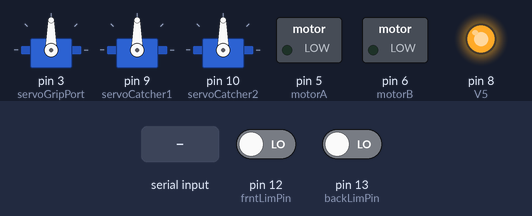
Bench run of a sketch on a simulated Arduino Uno, built with avr-gcc and run on an emulated ATmega328P. Shown: 3 × servo, switched loads named in the sketch (green lamp = pin HIGH), output pins drawn as LEDs (lit = HIGH). The test bench sets the inputs (shaded band); at power-on: pin 12 (frntLimPin) LOW, pin 13 (backLimPin) LOW. What the sketch prints to the serial monitor is not drawn.

Above: at 1.2 s.
1.3 s: "RELEASE" received over Serial
At 3.2 s:
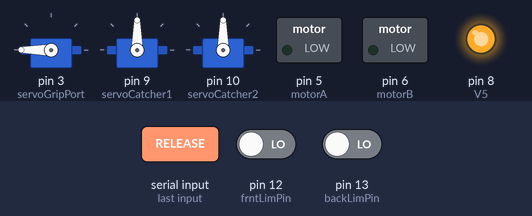
3.8 s: "CUT" received over Serial
At 5.2 s:
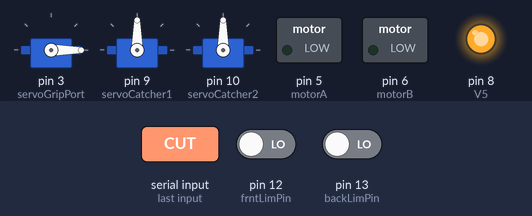
6.3 s: "FORWARD" received over Serial
At 8.2 s:
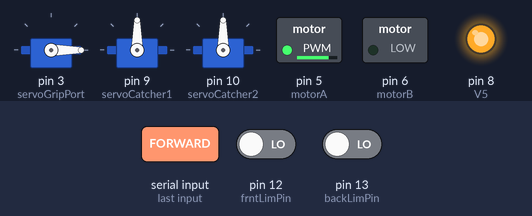
8.7 s: "BACKWARD" received over Serial
At 10.1 s:
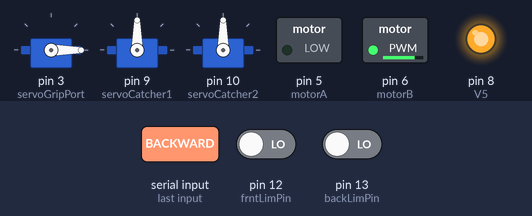
11.2 s: "OPEN" received over Serial
At 13.2 s:
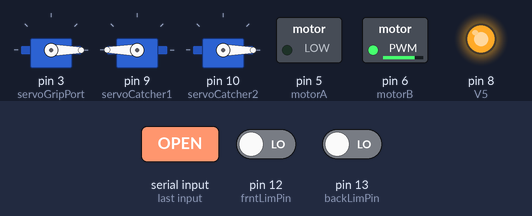
13.7 s: "STOP" received over Serial
At 15.1 s:
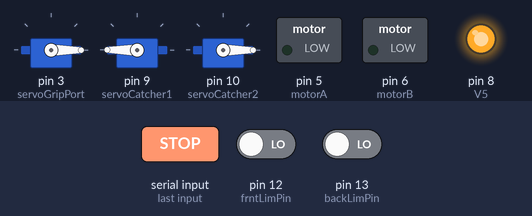
Timing chart, 0 to 16.7 s (numbered marks = the images above; inputs shaded):
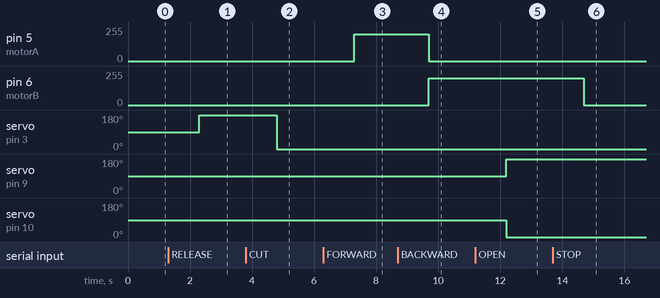

The sketch:

gripServo.ino
```cpp
#include <Servo.h>
Servo grip, catcher1,catcher2;
int servoGripPort = 3;
int servoCatcher1 = 9;
int servoCatcher2 = 10;
int motorA = 5;
int motorB = 6;
int V5 = 8; //5v replacement
int frntLimPin = 12;
int backLimPin = 13;
int angle = 0;
int motorPower = 200;
bool FW = false;
bool BW = false;

String cmd = "";

void setup() {
  pinMode(motorA,OUTPUT);
  pinMode(motorB,OUTPUT);
  pinMode(frntLimPin,INPUT);
  pinMode(backLimPin,INPUT);
  pinMode(V5,OUTPUT);
  digitalWrite(V5,HIGH);
  analogWrite(motorA,0);
  analogWrite(motorB,0);
  Serial.begin(115200);
  grip.attach(servoGripPort);
  catcher1.attach(servoCatcher1);
  catcher2.attach(servoCatcher2);
  Serial.print("SETUP DONE");
}
void doServoAction(String cmd){
  if(cmd == "RELEASE"){
    Serial.print("RELEASING");
    grip.write(180);
    Serial.print("DONE");
  }
  else if(cmd == "CUT"){
    Serial.print("CUTTING");
    grip.write(0);
    Serial.print("DONE");
  }
  else if (cmd == "FORWARD") {
    Serial.print("Going Forward");
    analogWrite(motorA,motorPower);
    analogWrite(motorB,0);
    FW = true;
    BW = false;
  }
  else if (cmd == "STOP") {
    analogWrite(motorA,0);
    analogWrite(motorB,0);
    Serial.print("Stopped");
    FW = false;
    BW = false;
  }
  else if (cmd == "BACKWARD") {
    Serial.print("Going Backward");
    analogWrite(motorA,0);
    analogWrite(motorB,motorPower);
    FW = false;
    BW = true;
  }
  else if(cmd == "CLOSE"){
    Serial.print("Closing the catcher");
    catcher1.write(90);
    catcher2.write(90);
    Serial.print("DONE");
  }
  else if(cmd == "OPEN"){
    Serial.print("Opening the catcher");
    catcher1.write(180);
    catcher2.write(0);
    Serial.print("DONE");
  }
  else{
    Serial.print("INPUT NOT RECOGNIZED: " + cmd + ". PLEASE TRY AGAIN");
  }
}

void loop() {
  if(Serial.available()){
    cmd = Serial.readString();
    //if operated manually, use Serial.readStringUntil('\n') instead.
    Serial.print("SERIAL INPUT RECIEVED: " + cmd);
    doServoAction(cmd);
  }
  //Serial.print(String(digitalRead(frntLimPin))+" "+String(digitalRead(backLimPin)));
  if ((FW && digitalRead(frntLimPin)==1)||(BW && digitalRead(backLimPin)==1)) {Serial.print("Limit Reached. Forcing STOP Command");doServoAction("STOP");}
}

//B-W   black-gnd white-3.7V 2A
//B-W-G black-gnd white-5V arduino  green-data@servoGripPort
//The servo response only over/under a threshold, 0 to grip and 180 to release seems to work
//armMotor driven as 12V DC Motor, tested with motor drive
//Limit Switch Board sequence +FB- hole on the right, top view

//Catcher have not tested together yet, but one of them works for sure.
```

Measured:
- after the input at 1.3 s, servo on pin 3 (servoGripPort): 90° → 180° after 1.0 s
- after the input at 3.8 s, servo on pin 3 (servoGripPort): 180° → 0° after 1.0 s
- after the input at 6.3 s, pin 5 (motorA): 0/255 → 200/255 after 1.0 s
- after the input at 8.7 s, pin 5 (motorA): 200/255 → 0/255 after 1.0 s; pin 6 (motorB): 0/255 → 200/255 after 1.0 s
- after the input at 11.2 s, servo on pin 9 (servoCatcher1): 90° → 180° after 1.0 s; servo on pin 10 (servoCatcher2): 90° → 0° after 1.0 s
- after the input at 13.7 s, pin 6 (motorB): 200/255 → 0/255 after 1.0 s
